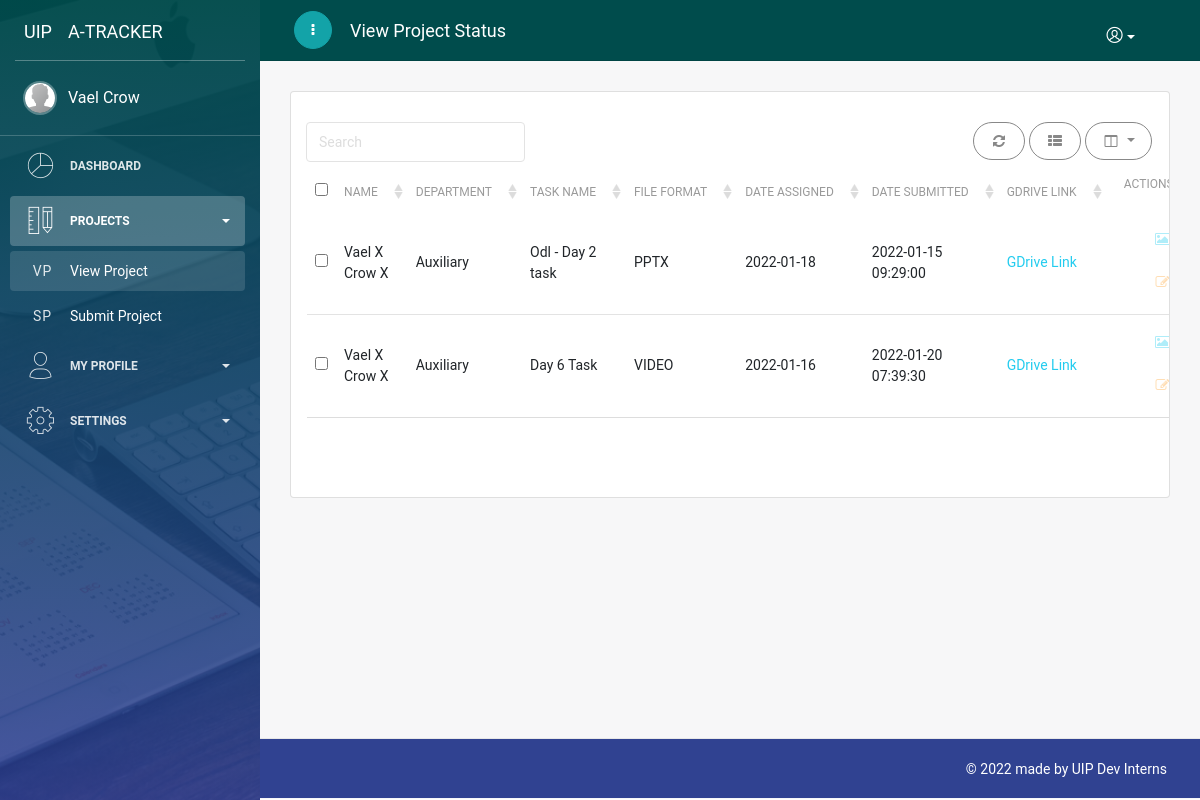
The app's page /pages/empviewproj.php (signed in) with its own data.
### tables this page shows
CREATE TABLE `task` (
  `task_id` int(200) NOT NULL,
  `taskemp_id` int(255) NOT NULL,
  `efullname` varchar(100) NOT NULL,
  `dept` varchar(50) NOT NULL,
  `taskname` varchar(200) NOT NULL,
  `fformat` varchar(100) NOT NULL,
  `date_assigned` date NOT NULL,
  `date_submitted` timestamp NOT NULL DEFAULT current_timestamp(),
  `gdrvlink` varchar(500) NOT NULL
);

### pages/empviewproj.php (the view, shortened to what this page needs)
<?php
include_once "../includes/dbh.inc.php";
?>
<!DOCTYPE html>
<html lang="en">
<head>
    <?php
    require './header.php';
    ?>
</head>
<body>
    <div class="wrapper">
        <?php
        require './empsidebar.php';
        ?>
        <div class="main-panel">
            <nav class="navbar navbar-expand-lg neobg-teal">
                <div class="container-fluid">
                    <div class="navbar-wrapper">
                        <div class="navbar-minimize">
                            <button id="minimizeSidebar" class="btn btn-teal btn-fill btn-round btn-icon d-none d-lg-block">
                                <i class="fa fa-ellipsis-v visible-on-sidebar-regular"></i>
                            </button>
                        </div>
                        <a class="navbar-brand" href="#cross"> View Project Status </a>
                    </div>
                    <?php
                    require './emptopnavbar.php';
                    ?>
                </div>
            </nav>
            <div class="content">
                <div class="container-fluid">
                    <div class="row">
                        <div class="col-md-12">
                            <div class="card bootstrap-table">
                                <div class="card-body table-full-width">
                                    <table id="bootstrap-table" class="table ml-3">
                                        <thead>
                                            <th data-field="efullname" data-sortable="true">Name</th>
                                            <th data-field="dept" data-sortable="true">Department</th>
                                            <th data-field="taskname" data-sortable="true">Task Name</th>
                                            <th data-field="format" data-sortable="true">File Format</th>
                                            <th data-field="date_assigned" data-sortable="true">Date Assigned</th>
                                            <th data-field="date_submitted" data-sortable="true">Date Submitted</th>
                                            <th data-field="gdrvlink" data-sortable="true">GDrive Link</th>
                                            <th data-field="actions" class="td-actions text-right" data-events="operateEvents" data-formatter="operateFormatter">Actions</th>
                                        </thead>
                                        <tbody>
                                            <?php
                                            $sql = "SELECT * FROM `task` WHERE taskemp_id = '$_SESSION[userId]'";
                                            $result = mysqli_query($conn, $sql);
                                            if ($result->num_rows > 0) {
                                                while ($row = $result->fetch_assoc()) {
                                                    echo '<tr>
                                                            <td scope="row">' . $row["task_id"] . '</td>
                                                            <td> ' . $row["efullname"] . '</td>
                                                            <td> ' . $row["dept"] . '</td>
                                                            <td> ' . $row["taskname"] . '</td>
                                                            <td> ' . $row["fformat"] . '</td>
                                                            <td> ' . $row["date_assigned"] . '</td>
                                                            <td> ' . $row["date_submitted"] . '</td>
                                                            <td> <a href=" ' . $row["gdrvlink"] . ' " target="_blank" rel="noopener noreferrer";> GDrive Link </a></td>
                                                          </tr>';
                                                }
                                            } else {
                                                echo "0 results";
                                            }
                                            ?>
                                        </tbody>
                                    </table>
                                </div>
                            </div>
                        </div>
                    </div>
                </div>
            </div>
            <?php
            require './empfootercredits.php';
            ?>
        </div>
    </div>
</body>
</html>

### assets/css/addstyle.css (style rules this page uses)
.neobg-teal { background-color: #004c4c; }
.navbar .navbar-brand { color: #ffffff; }
.btn-teal { border: 1px solid #13a3a8; color: #FFFFFF; background-color: #13a3a8; cursor: pointer; }

### records on screen
task: efullname "Vael X Crow X", dept "Auxiliary", taskname "Odl - Day 2 task", fformat "PPTX", date_assigned "2022-01-18", date_submitted "2022-01-15 09:29:00"
task: efullname "Vael X Crow X", dept "Auxiliary", taskname "Day 6 Task", fformat "VIDEO", date_assigned "2022-01-16", date_submitted "2022-01-20 07:39:30"

### other values on screen
$userFname "Vael"
$userLname "Crow"
